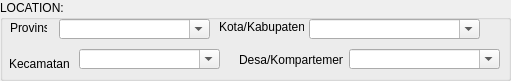
   <widget class="QGroupBox" name="groupBox_2">
    <property name="geometry">
     <rect>
      <x>410</x>
      <y>0</y>
      <width>511</width>
      <height>81</height>
     </rect>
    </property>
    <property name="title">
     <string>LOCATION:</string>
    </property>
    <widget class="QLabel" name="label_5">
     <property name="geometry">
      <rect>
       <x>219</x>
       <y>19</y>
       <width>85</width>
       <height>16</height>
      </rect>
     </property>
     <property name="text">
      <string>Kota/Kabupaten :</string>
     </property>
    </widget>
    <widget class="QLabel" name="label_7">
     <property name="geometry">
      <rect>
       <x>239</x>
       <y>49</y>
       <width>104</width>
       <height>21</height>
      </rect>
     </property>
     <property name="text">
      <string>Desa/Kompartemen :</string>
     </property>
    </widget>
    <widget class="QComboBox" name="Desa_CB">
     <property name="geometry">
      <rect>
       <x>349</x>
       <y>49</y>
       <width>151</width>
       <height>20</height>
      </rect>
     </property>
     <property name="editable">
      <bool>true</bool>
     </property>
     <property name="currentText">
      <string/>
     </property>
    </widget>
    <widget class="QComboBox" name="Kabupaten_CB">
     <property name="geometry">
      <rect>
       <x>309</x>
       <y>19</y>
       <width>171</width>
       <height>20</height>
      </rect>
     </property>
     <property name="layoutDirection">
      <enum>Qt::LeftToRight</enum>
     </property>
     <property name="editable">
      <bool>true</bool>
     </property>
     <property name="currentText">
      <string/>
     </property>
    </widget>
    <widget class="QComboBox" name="Provinsi_CB">
     <property name="geometry">
      <rect>
       <x>59</x>
       <y>19</y>
       <width>151</width>
       <height>20</height>
      </rect>
     </property>
     <property name="editable">
      <bool>true</bool>
     </property>
     <property name="currentText">
      <string/>
     </property>
    </widget>
    <widget class="QLabel" name="label_6">
     <property name="geometry">
      <rect>
       <x>9</x>
       <y>49</y>
       <width>61</width>
       <height>29</height>
      </rect>
     </property>
     <property name="text">
      <string>Kecamatan :</string>
     </property>
    </widget>
    <widget class="QComboBox" name="Kecamatan_CB">
     <property name="geometry">
      <rect>
       <x>79</x>
       <y>49</y>
       <width>141</width>
       <height>20</height>
      </rect>
     </property>
     <property name="editable">
      <bool>true</bool>
     </property>
     <property name="currentText">
      <string/>
     </property>
    </widget>
    <widget class="QLabel" name="label_4">
     <property name="geometry">
      <rect>
       <x>10</x>
       <y>20</y>
       <width>37</width>
       <height>16</height>
      </rect>
     </property>
     <property name="text">
      <string>Provinsi</string>
     </property>
    </widget>
   </widget>
